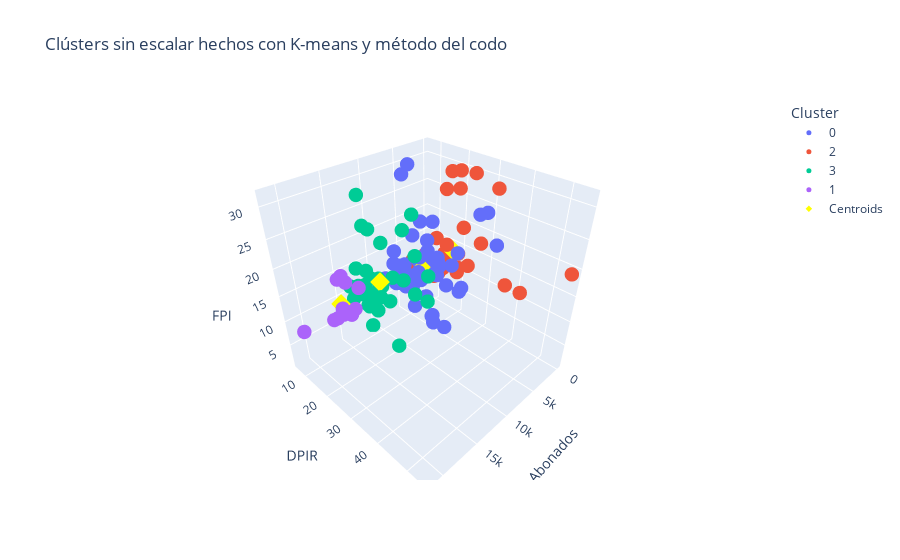

This figure's notebook cell:
### Code cell
fig = px.scatter_3d(data_kmeans_elbow_sin_escalar, x="Abonados", y="DPIR", z="FPI", color="Cluster", 
                    title='Clústers sin escalar hechos con K-means y método del codo')
fig.add_trace(go.Scatter3d(
    x=centers[:, 0],
    y=centers[:, 1],
    z=centers[:, 2],
    mode='markers',
    marker=dict(size=20, color='yellow',symbol='diamond'),
    name='Centroids'
))

fig.update_traces(
    textfont=dict(
        family="Arial",
        size=15,
        color="crimson"  
    ),
    marker=dict(
        size=5,
    )
)
fig.show()

### Figure 1 — Plotly figure (JSON) as saved in the notebook; plotly's stock layout.template omitted (floating-point values rounded to 4 significant figures)
{"data": [{"hovertemplate": "Cluster=0<br>Abonados=%{x}<br>DPIR=%{y}<br>FPI=%{z}<extra></extra>", "legendgroup": "0", "marker": {"color": "#636efa", "size": 5, "symbol": "circle"}, "mode": "markers", "name": "0", "scene": "scene", "showlegend": true, "textfont": {"color": "crimson", "family": "Arial", "size": 15}, "type": "scatter3d", "x": [3756, 7039, 6590, 4508, 4980, 6212, 4855, 4929, 5287, 4722, 3726, 3904, 5610, 5375, 8198, 6414, 7901, 6181, 3796, 6716, 5860, 6279, 8056, 3937, 8121, 7065, 5310, 7199, 5556, 4251, 4465, 4801, 6226, 4424, 6315, 6768, 5516, 3909, 7153, 5279, 6281, 5940, 4772, 4984, 4782, 4777, 4571, 5149, 4036, 3952, 6663, 5252, 6121, 6370], "y": [32.73, 23.86, 18.63, 16.45, 11.47, 10.99, 10.87, 8.42, 7.17, 6.72, 6.61, 11.51, 16.17, 15.24, 11.82, 6.63, 6.54, 39.04, 38.4, 33.44, 31.11, 29.1, 28.18, 26.44, 26.21, 25.81, 25.42, 22, 21.82, 20.48, 20.08, 17.12, 16.71, 15.26, 14.45, 12.68, 11.9, 11.45, 9.25, 9.24, 8.45, 7.8, 7.15, 6.92, 6.66, 9.64, 23.6, 20.3, 17.5, 16.61, 16.1, 7.86, 19.95, 7.38], "z": [25.97, 24.46, 11.76, 15.82, 17.98, 12.6, 7.75, 8.4, 7.41, 7.71, 7.33, 11.91, 22.05, 14.7, 16.71, 11.67, 9.36, 28.81, 22.09, 14.77, 12.69, 17.48, 18.88, 17.65, 7.63, 18.54, 11.82, 9.75, 13.55, 13.62, 11.79, 16.09, 12.6, 13.47, 8.79, 8.68, 7.6, 12.27, 8.75, 8.96, 11.66, 7.4, 28.31, 8.26, 7.88, 30.43, 1.22, 1.61, 1.49, 13.15, 5.29, 8.6, 19.7, 7.52]}, {"hovertemplate": "Cluster=2<br>Abonados=%{x}<br>DPIR=%{y}<br>FPI=%{z}<extra></extra>", "legendgroup": "2", "marker": {"color": "#EF553B", "size": 5, "symbol": "circle"}, "mode": "markers", "name": "2", "scene": "scene", "showlegend": true, "textfont": {"color": "crimson", "family": "Arial", "size": 15}, "type": "scatter3d", "x": [2230, 1012, 834, 779, 445, 1, 3034, 1305, 2496, 135, 1436, 74, 373, 2916, 1659, 2762, 292, 2883, 2685, 483, 2756, 3315, 603, 1210, 2955, 797, 2807, 2645, 2168, 2964, 2386, 342], "y": [26.88, 20.86, 12.83, 10.51, 8.17, 6.56, 6.35, 10.15, 15.52, 13.9, 8.45, 54.66, 41.81, 40.65, 34.12, 28.96, 27.54, 24.41, 24.13, 21.52, 20.04, 19.91, 19.9, 18.18, 16.68, 15.53, 15.22, 14.58, 7.76, 6.86, 20.74, 19.93], "z": [14.23, 29.87, 7.75, 8.4, 7.78, 8, 10.19, 7.71, 17.06, 12.2, 11.17, 19.17, 11.88, 14.85, 29.52, 31.47, 17.7, 28.25, 16.21, 19.44, 16.99, 12.5, 9.85, 29.36, 12.88, 25.61, 9.09, 9.18, 9.16, 10.05, 13.05, 10.59]}, {"hovertemplate": "Cluster=3<br>Abonados=%{x}<br>DPIR=%{y}<br>FPI=%{z}<extra></extra>", "legendgroup": "3", "marker": {"color": "#00cc96", "size": 5, "symbol": "circle"}, "mode": "markers", "name": "3", "scene": "scene", "showlegend": true, "textfont": {"color": "crimson", "family": "Arial", "size": 15}, "type": "scatter3d", "x": [9777, 8644, 8573, 11346, 9650, 10355, 11976, 11155, 10659, 9407, 10556, 12650, 11528, 11110, 13469, 12032, 12604, 8859, 10473, 9000, 12534, 9574, 12575, 13457, 12545, 11267, 9973, 10672, 13481, 10878, 9220, 11162, 11889, 11815, 8536, 12512], "y": [22.96, 21.12, 16.38, 13.36, 13.02, 12.33, 9.81, 9.36, 9.01, 8.21, 7.76, 7.63, 7.63, 7.27, 6.76, 8.93, 7.8, 7.51, 30.16, 26.6, 26.49, 23.3, 17.46, 14.93, 11.56, 10.92, 9.1, 8.82, 8, 7.7, 7.02, 20.1, 13.8, 12.32, 11.61, 9.36], "z": [26.82, 18.52, 22.06, 11.62, 7.54, 19.72, 23.1, 12.38, 7.91, 9.37, 21.24, 14.9, 10.75, 13.32, 11.5, 28.17, 11.35, 8.53, 18.52, 11.5, 18.08, 12.3, 12.04, 9.96, 8.4, 9.76, 8.6, 8.12, 9.32, 1.02, 10.35, 1.11, 7.5, 8.1, 11.46, 9.99]}, {"hovertemplate": "Cluster=1<br>Abonados=%{x}<br>DPIR=%{y}<br>FPI=%{z}<extra></extra>", "legendgroup": "1", "marker": {"color": "#ab63fa", "size": 5, "symbol": "circle"}, "mode": "markers", "name": "1", "scene": "scene", "showlegend": true, "textfont": {"color": "crimson", "family": "Arial", "size": 15}, "type": "scatter3d", "x": [17327, 14986, 17360, 14980, 14855, 15918, 18025, 21394, 15594, 16997, 15517], "y": [15.63, 13.16, 12.74, 7.98, 9.32, 14.37, 13.35, 11.16, 8.25, 14.3, 17.34], "z": [11.52, 9.98, 9.76, 15.01, 14.05, 9.94, 10.16, 9.72, 14.83, 12, 15.95]}, {"marker": {"color": "yellow", "size": 5, "symbol": "diamond"}, "mode": "markers", "name": "Centroids", "textfont": {"color": "crimson", "family": "Arial", "size": 15}, "type": "scatter3d", "x": [5571.0, 16630.0, 1649.0, 11000.0], "y": [16.73, 12.51, 19.79, 12.95], "z": [13.01, 12.08, 15.35, 12.64]}], "layout": {"legend": {"title": {"text": "Cluster"}, "tracegroupgap": 0}, "scene": {"domain": {"x": [0, 1], "y": [0, 1]}, "xaxis": {"title": {"text": "Abonados"}}, "yaxis": {"title": {"text": "DPIR"}}, "zaxis": {"title": {"text": "FPI"}}}, "title": {"text": "Clústers sin escalar hechos con K-means y método del codo"}}}
